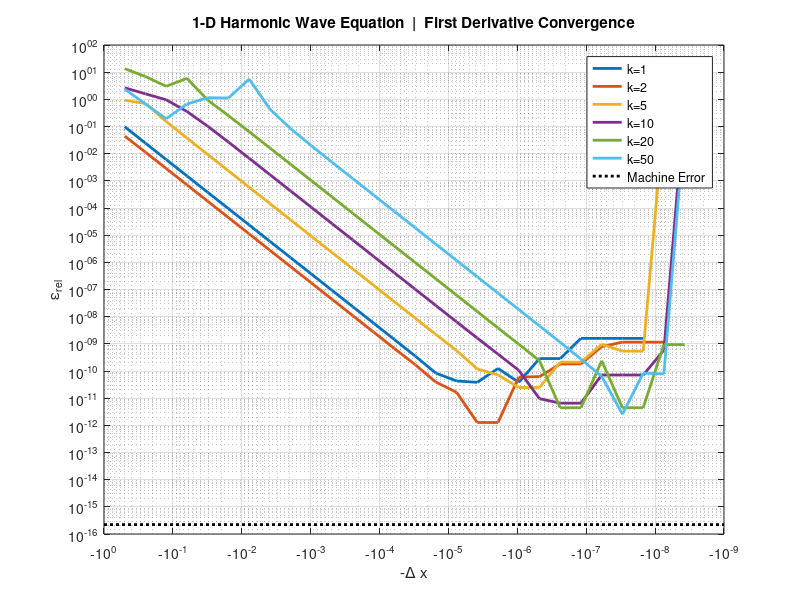

Here is the MATLAB script that generated this plot:
clear all; close all; clc

meshOrder   = 1:28;
meshDx      = (1/2).^meshOrder;

order = 2;

ufdm = sparse([]);
uexact = sparse([]);

index = 0;

for k = [1 2 5 10 20 50]

    index = index + 1;
    
    for dx = meshDx
        
        clear ufdm
    
        if order == 2
        
            kbar = 1 / dx * acos(1 - k^2*dx^2/2);

%             x = 0:dx:1;
%             ufdm(-log(dx)/log(2), 1:1/dx+1) = x - sin(kbar*x)/sin(kbar);
%             uxfdm = -ufdm(-log(dx)/log(2), end-1) / dx + dx * k^2 / 2; 

            ufdm = 1-dx - sin(kbar*(1-dx))/sin(kbar);
            uxfdm = -ufdm / dx + dx * k^2 / 2; 

            uxexact = 1 - k*cot(k);
       
        elseif order == 4
            
            kbar = 1 / dx * acos((-2+10*k^2*dx^2/12) / (-2*(1+k^2*dx^2/12)));
            
%             x = 0:dx:1;
%             ufdm(-log(dx)/log(2), 1:1/dx+1) = x - sin(kbar*x)/sin(kbar);
%             uxfdm = 1 / (1 - dx^2 * k^2 / 6) * (-ufdm(-log(dx)/log(2), end-1) / dx + dx * k^2 / 2 - ...
%                     dx^2 * k^2 / 6 - dx^3 * k^4 / 24);

            ufdm = 1-dx - sin(kbar*(1-dx))/sin(kbar);
            uxfdm = 1 / (1 - dx^2 * k^2 / 6) * (-ufdm / dx + dx * k^2 / 2 - ...
                    dx^2 * k^2 / 6 - dx^3 * k^4 / 24);

            uxexact = 1 - k*cot(k);
            
        end
       
       err(-log(dx)/log(2)) = abs((uxfdm - uxexact) / uxexact);

    end
    
    uxerr(index, :) = err;
    
end

figure
hold on
set(gcf, 'Position', [1 1 624 550])

for i = 1:index
    plot(-meshDx, uxerr(i, :), 'linewidth', 2);
end
plot([-10^0 -10^-9], [eps eps], 'k:', 'linewidth', 2)
legend('k=1', 'k=2', 'k=5', 'k=10', 'k=20', 'k=50', 'Machine Error')
xlabel('-\Delta x'); ylabel('\epsilon_r_e_l')
title('1-D Harmonic Wave Equation  |  First Derivative Convergence')

set(gca, 'xscale', 'log')
set(gca, 'yscale', 'log')
grid on; grid minor;
box on;